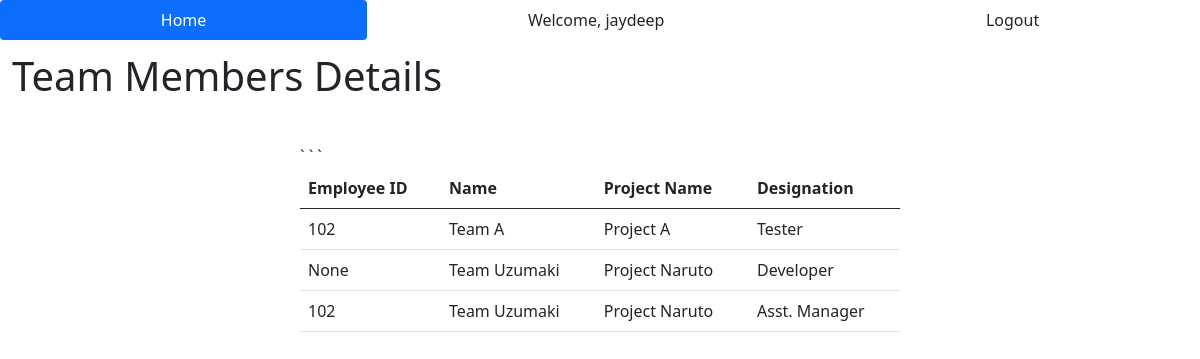
The app's page /teams/100 (signed in) with its own data.
### EDMA/models.py (models this page shows, shortened)
class User(db.Model, UserMixin):
    id = db.Column(db.Integer, primary_key=True)
    username = db.Column(db.String(30), nullable=False, unique=True)
    email = db.Column(db.String(50), nullable=False, unique=True)
    password_hash = db.Column(db.String(60), nullable=False)
    emp_id = db.Column(db.Integer, db.ForeignKey('employee.emp_id'))
    skills = db.relationship('Skill', secondary='userskill', backref='users')
    projects = db.relationship('Project', secondary='userproject', backref='users')
    @property
    def password(self):
        return self.password

class Team(db.Model):
    id = db.Column(db.Integer, primary_key=True)
    name = db.Column(db.String(25), nullable=False)
    proj = db.Column(db.String(25),  nullable=False)
    designation = db.Column(db.String(25), nullable=False)
    emp_id = db.Column(db.Integer, db.ForeignKey('employee.emp_id'))

### EDMA/routes.py (the view)
@app.route('/teams/<int:emp_id>')
def viewTeam(emp_id):
    tlis = Team.query.filter_by(emp_id=emp_id).all()
    tnames = []
    for t in tlis:
        if not t.name in tnames:
            tnames.append(t.name)
    lis = []
    for tn in tnames:
        lis.extend(Team.query.filter_by(name=tn).all())
    if len(lis) == 0:
        flash("You don't have any Team Members", category='info')
        return redirect(url_for('index'))
    else:
        return render_template('viewTeam.html', tdet=lis, emp_id=emp_id)

### EDMA/models.py (called while the page is built)
@login_manager.user_loader
def load_user(user_id):
    return User.query.get(int(user_id))

### EDMA/templates/viewTeam.html (shortened to what this page needs)
{% extends 'base.html' %}
{% block body %}
<h1>Team Members Details</h1>
<div class="form-div">
    <table class="table">
    <thead>
      <tr>
          <th scope="col">Employee ID</th>
          <th scope="col">Name</th>
          <th scope="col">Project Name</th>
          <th scope="'col">Designation</th>
      </tr>
    </thead>
    <tbody>
        {% for mt in tdet %}
            {% if mt.emp_id != emp_id %}
        `       <tr>
                   <td>{{ mt.emp_id }}</td>
                   <td>{{ mt.name }}</td>
                   <td>{{ mt.proj }}</td>
                   <td>{{ mt.designation }}</td>
               </tr>
            {% endif %}
        {% endfor %}
{% endblock %}

### EDMA/templates/base.html (shortened to what this page needs)
<!doctype html>
<html lang="en">
  <head>
    <link rel="stylesheet" type="text/css" href="{{ url_for('static', filename='main.css') }}">
    <link href="https://cdn.jsdelivr.net/npm/bootstrap@5.0.2/dist/css/bootstrap.min.css" rel="stylesheet">
  </head>
  <body>
    <div>
      <ul class="nav nav-pills nav-fill">
        <li class="nav-item">
          <a class="nav-link active link-dark" aria-current="page" href="{{ url_for('index') }}">Home</a>
        </li>
        {% if current_user.is_authenticated %}
          <li class="nav-item">
            <a class="nav-link link-dark">Welcome, {{ current_user.username }}</a>
          </li>
          <li class="nav-item">
            <a class="nav-link link-dark" href="{{ url_for('logout_page') }}">Logout</a>
          </li>
        {% endif %}
      </ul>
    </div>
    {% block body %} {% endblock %}
  </body>
</html>

### EDMA/static/main.css (style rules this page uses)
h1 { padding: 1%; }
.form-div { width: 50%; margin: auto; padding-top: 1.5em; }

### records on screen
User: username "jaydeep"
Team: emp_id "102", name "Team A", proj "Project A", designation "Tester"
Team: emp_id "None", name "Team Uzumaki", proj "Project Naruto", designation "Developer"
Team: emp_id "102", name "Team Uzumaki", proj "Project Naruto", designation "Asst. Manager"
